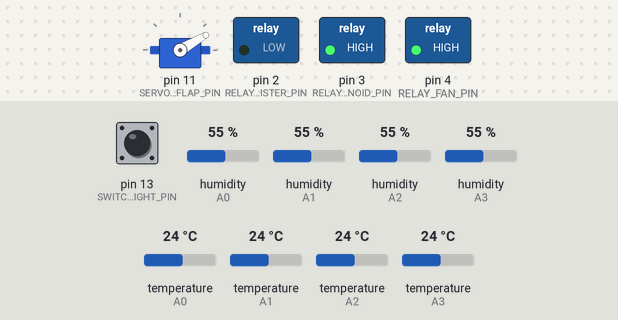
A sketch run on a simulated Arduino Uno, built with avr-gcc and run on an emulated ATmega328P. Parts: servo, switched loads named in the sketch (green lamp = pin HIGH). Inputs (shaded band) come from the test bench; at power-on: pin 13 (SWITCH_WATERHEIGHT_PIN) HIGH, humidity (sensors on A0, A1, A2, A3) 55 %, temperature (sensors on A0, A1, A2, A3) 24 °C. What the sketch prints to the serial monitor is not drawn.

Above: at 0.04 s.
At 2.8 s:
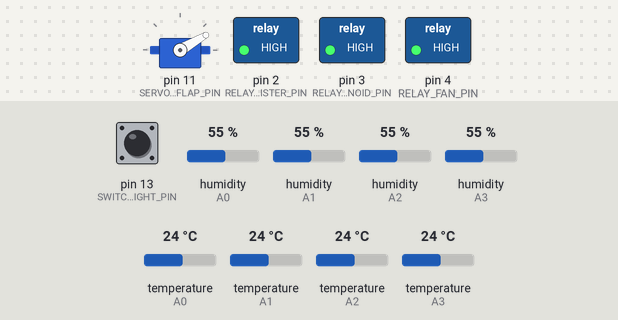
2.9 s: pin 13 (SWITCH_WATERHEIGHT_PIN) pulled LOW for 2.35 s
At 4.2 s:
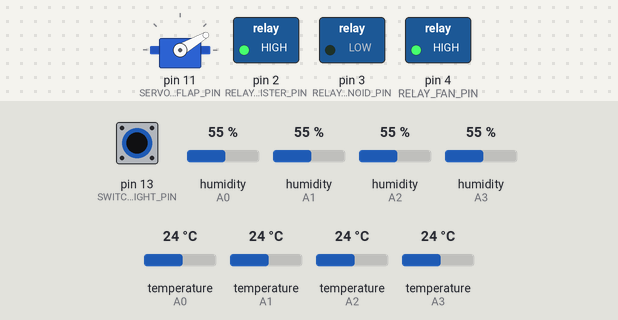
16.6 s: humidity (sensor on A0) set to 22 %
Timing chart, 0 to 19.6 s (numbered marks = the images above; inputs shaded):
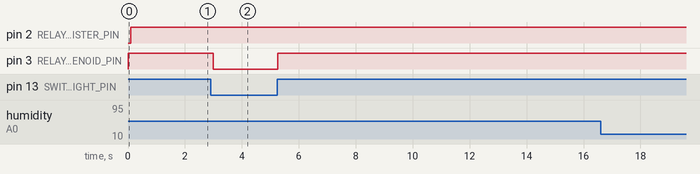

Measured:
- after the input at 2.9 s, pin 3 (RELAY_INFLOWSOLENOID_PIN): HIGH → LOW after 0.10 s, → HIGH 2.2 s later

The sketch:

MushroomAutomationUnoShield.ino
```cpp
#include "definitionsMushAutoUnoShield.h"
#include "servoSwitch.h"
#include "DHT.h"
#include "AirFlowController.h"
#include "HumidityController.h"
extern "C"
{
#include "relay.h"
#include "switch.h"
#include "DigitalTimerSwitch.h"
#include "WaterLevelController.h"
}

#define DEBUG_MODE true
#define TARGET_HUMIDITY 100

//Humidity Object
#define ENTIME_TIMERSWITCH_MISTER 5000
#define DISTIME_TIMERSWITCH_MISTER 0
digTimerSwitch_t timerSwitch_Mister {ENTIME_TIMERSWITCH_MISTER, DISTIME_TIMERSWITCH_MISTER}
;
humidityController_t humidityController;

//AirFlow Object
#define ENTIME_TIMERSWITCH_AIRFLOW 30000		//time in mins
#define DISTIME_TIMERSWITCH_AIRFLOW 120000		//time in mins
digTimerSwitch_t timerSwitch_AirFlow {ENTIME_TIMERSWITCH_AIRFLOW, DISTIME_TIMERSWITCH_AIRFLOW};

airFlowController_t airFlowController;


//Waterlevel Object
waterLevelController_t waterLevelController;

#define ENTIME_TIMERSWITCH_WATERLEVEL 3000
#define DISTIME_TIMERSWITCH_WATERLEVEL 0
digTimerSwitch_t timerSwitch_WaterLevel {ENTIME_TIMERSWITCH_WATERLEVEL, DISTIME_TIMERSWITCH_WATERLEVEL};


//Hardware Objects
relay_t mister {RELAY_MISTER_PIN};
relay_t inflowSolenoid {RELAY_INFLOWSOLENOID_PIN};
relay_t fan {RELAY_FAN_PIN};

switch_t waterHeightSwitch {SWITCH_WATERHEIGHT_PIN};

servoSwitch_t airFlapServo {SERVO_AIRFLAP_PIN, SERVO_AIRFLAP_OPENPOS, SERVO_AIRFLAP_CLOSEPOS};

DHT dht1(DHT1_PIN, 11);
DHT dht2(DHT2_PIN, 11);
DHT dht3(DHT3_PIN, 11);
DHT dht4(DHT4_PIN, 11);

void setup()
{
#pragma region Initilization Code
	Serial.begin(115200);

	//HARDWARE
	initRelay(&mister);
	initRelay(&inflowSolenoid);
	initRelay(&fan);
	initSwitch(&waterHeightSwitch);
	initServoSwitch(&airFlapServo);
	dht1.begin();
	dht2.begin();
	dht3.begin();
	dht4.begin();

	//ABSTRACTIONS
	//AirFlow
	initTimerSwitch(&timerSwitch_AirFlow);
	airFlowController.timerSwitch = &timerSwitch_AirFlow;
	airFlowController.airFlapServo = &airFlapServo;

	//WaterLevel
	initTimerSwitch(&timerSwitch_WaterLevel);
	waterLevelController.timerSwitch = &timerSwitch_WaterLevel;
	waterLevelController.heightSwitch = &waterHeightSwitch;
	waterLevelController.inflowSolenoid = &inflowSolenoid;

	//Humidity
	initTimerSwitch(&timerSwitch_Mister);
	humidityController.timerSwitch_Mister = &timerSwitch_Mister;
	humidityController.dht[0] = &dht1;
	humidityController.dht[1] = &dht2;
	humidityController.dht[2] = &dht3;
	humidityController.dht[3] = &dht4;
	humidityController.mister = &mister;
#pragma endregion

#pragma region Application Code
	//Fan is always on
	enRelay(&fan);

#pragma endregion
}

void loop()
{
	//updateAirFlow(&airFlowController);

	maintainWaterLevel(&waterLevelController);

	getHumidity(&humidityController, DEBUG_MODE);

	maintainHumidity(&humidityController, TARGET_HUMIDITY);
}
```

AirFlowController.cpp
```cpp
#include "AirFlowController.h"

void updateAirFlow(airFlowController_t* airFlowController_obj)
{
	if (isTimerSwitchSetReady(airFlowController_obj->timerSwitch))
	{
		if (airFlowController_obj->timerSwitch->currentStateEn)
		{
			setAirFlow(airFlowController_obj, false);
			disTimerSwitch(airFlowController_obj->timerSwitch);
		}
		else
		{
			setAirFlow(airFlowController_obj, true);
			enTimerSwitch(airFlowController_obj->timerSwitch);
		}
	}
}

static void setAirFlow(airFlowController_t* airFlowController_obj, bool tgtState)
{
	if (tgtState)		//if call is to enable
	{
		openServoSwitch(airFlowController_obj->airFlapServo);
	}
	else
	{
		closeServoSwitch(airFlowController_obj->airFlapServo);
	}
}
```

AirFlowController.h
```cpp
#ifndef AIRFLOWCONTROLLER_H
#define AIRFLOWCONTROLLER_H

#include "Arduino.h"
#include "servoSwitch.h"

extern "C"
{
#include "DigitalTimerSwitch.h"
#include "relay.h"
}


typedef struct
{
	//abstractions
	bool flowEnabled;
	digTimerSwitch_t* timerSwitch;

	//hardware
	servoSwitch_t* airFlapServo;
} airFlowController_t;

void updateAirFlow(airFlowController_t* airFlowController_obj);

static void setAirFlow(airFlowController_t* airFlowController_obj, bool tgtState);

#endif // !AIRFLOWCONTROLLER_H
```

DigitalTimerSwitch.c
```cpp
#include "DigitalTimerSwitch.h"

void initTimerSwitch(digTimerSwitch_t* digTimerSwitch_obj)
{
	disTimerSwitch(digTimerSwitch_obj);
}

bool isTimerSwitchSetReady(digTimerSwitch_t* digTimerSwitch_obj)            //returns whether switch is ready to flip state (On->Off or Off->On)
{
	if (digTimerSwitch_obj->currentStateEn)    //compare against enTime
  {
	  return (getTimerSwitchTimeSinceSet(digTimerSwitch_obj) - digTimerSwitch_obj->enTime) >= 0;
  }
  else                                          //compare against disTime
  {
	  return (getTimerSwitchTimeSinceSet(digTimerSwitch_obj) - digTimerSwitch_obj->disTime) >= 0;
  }
}

void disTimerSwitch(digTimerSwitch_t* digTimerSwitch_obj)
{
	digTimerSwitch_obj->lastSwitchTimestamp = millis();
	digTimerSwitch_obj->currentStateEn = false;
}

void enTimerSwitch(digTimerSwitch_t* digTimerSwitch_obj)
{
	digTimerSwitch_obj->lastSwitchTimestamp = millis();
	digTimerSwitch_obj->currentStateEn = true;
}

static inline long getTimerSwitchTimeSinceSet(digTimerSwitch_t* digTimerSwitch_obj)
{
	return (millis() - digTimerSwitch_obj->lastSwitchTimestamp);
}
```

DigitalTimerSwitch.h
```cpp
#ifndef DIGITALTIMERSWITCH_H
#define DIGITALTIMERSWITCH_H

#include "Arduino.h"

typedef struct
{
  const long enTime;
  const long disTime;
  long lastSwitchTimestamp;
  bool currentStateEn;          //true if current state is enabled
} digTimerSwitch_t;

void initTimerSwitch(digTimerSwitch_t* digTimerSwitch_obj);
bool isTimerSwitchSetReady(digTimerSwitch_t* digTimerSwitch_obj);           //returns whether switch is ready to flip state (On->Off or Off->On)
void disTimerSwitch(digTimerSwitch_t* digTimerSwitch_obj);
void enTimerSwitch(digTimerSwitch_t* digTimerSwitch_obj);

static inline long getTimerSwitchTimeSinceSet(digTimerSwitch_t* digTimerSwitch_obj);

#endif //DIGITALTIMERSWITCH_H
```

HumidityController.cpp
```cpp
#include "HumidityController.h"

void getHumidity(humidityController_t* humidityController_obj, bool enDebug)
{
	int sumHumidity = 0;

	for (int i = 0; i < 4; i++)
	{
		humidityController_obj->sensorHumidity[i] = humidityController_obj->dht[i]->readHumidity();				//Read sensor
		sumHumidity += humidityController_obj->sensorHumidity[i];
	}

	humidityController_obj->averageHumidity = (sumHumidity / 4);

	if (enDebug)
	{
		for (int i = 0; i < 4; i++)
		{
			Serial.print(String(humidityController_obj->sensorHumidity[i]) + ", ");
		}
		Serial.println("Average: " + String(humidityController_obj->averageHumidity) + "\n");
	}
}

void maintainHumidity(humidityController_t* humidityController_obj, float tgtHumidity)
{
	if (isTimerSwitchSetReady(humidityController_obj->timerSwitch_Mister))
	{
		if (humidityController_obj->timerSwitch_Mister->currentStateEn)
		{
			disRelay(humidityController_obj->mister);
			disTimerSwitch(humidityController_obj->timerSwitch_Mister);
		}
		else
		{
			if (humidityController_obj->averageHumidity < tgtHumidity)
			{
				enRelay(humidityController_obj->mister);
				enTimerSwitch(humidityController_obj->timerSwitch_Mister);
			}
		}
	}
}
```

HumidityController.h
```cpp
#ifndef HUMIDITYCONTROLLER_H
#define HUMIDITYCONTROLLER_H

#include "Arduino.h"
#include "DHT.h"

extern "C"
{
#include "relay.h"
#include "DigitalTimerSwitch.h"
}

typedef struct
{
	digTimerSwitch_t* timerSwitch_Mister;

	float sensorHumidity[4] {0, 0, 0, 0};
	float averageHumidity {0};

	//Hardware
	DHT* dht[4];
	relay_t* mister;
} humidityController_t;

void getHumidity(humidityController_t* humidityController_obj, bool enDebug);

void maintainHumidity(humidityController_t* humidityController_obj, float tgtHumidity);

#endif //HUMIDITYCONTROLLER_H
```

WaterLevelController.c
```cpp
#include "WaterLevelController.h"

void maintainWaterLevel(waterLevelController_t* waterLevelController_obj)
{
	if (isTimerSwitchSetReady(waterLevelController_obj->timerSwitch))
	{
		if (waterLevelController_obj->timerSwitch->currentStateEn)
		{
			disRelay(waterLevelController_obj->inflowSolenoid);
			disTimerSwitch(waterLevelController_obj->timerSwitch);
		}
		else
		{
			if (getSwitchState(waterLevelController_obj->heightSwitch))	//if waterLevelSwitch is low
			{
				enRelay(waterLevelController_obj->inflowSolenoid);
				enTimerSwitch(waterLevelController_obj->timerSwitch);
			}
		}
	}
}
```

WaterLevelController.h
```cpp
#ifndef WATERLEVELCONTROLLER_H
#define WATERLEVELCONTROLLER_H

#include "Arduino.h"
#include "DigitalTimerSwitch.h"
#include "relay.h"
#include "switch.h"

typedef struct
{
	//Abstract
	digTimerSwitch_t* timerSwitch;

	//Hardware
	relay_t* inflowSolenoid;
	switch_t* heightSwitch;
} waterLevelController_t;

void maintainWaterLevel(waterLevelController_t* waterLevelController_obj);

#endif //WATERLEVELCONTROLLER_H
```

definitionsMushAutoUnoShield.h
```cpp
#ifndef HARDWAREDEFINITIONS_H
#define HARDWAREDEFINITIONS_H

#define RELAY_MISTER_PIN 2
#define RELAY_INFLOWSOLENOID_PIN 3
#define RELAY_FAN_PIN 4					//400 Litres of Air/Min		|	Container is 56.7812 litres
//#define RELAY_HEATER_PIN 5

#define SERVO_AIRFLAP_PIN 11
#define SERVO_AIRFLAP_OPENPOS 160
#define SERVO_AIRFLAP_CLOSEPOS 30


#define SWITCH_WATERHEIGHT_PIN 13     //PCB definition

#define DHT1_PIN A0
#define DHT2_PIN A1
#define DHT3_PIN A2
#define DHT4_PIN A3

#endif //HARDWAREDEFINITIONS_H
```

relay.c
```cpp
#include "relay.h"

void initRelay(relay_t* relay_obj)
{
	//Setup
	pinMode(relay_obj->pinNumber, OUTPUT);

	//Set intial state
	disRelay(relay_obj);
}

void enRelay(relay_t* relay_obj)			//return if already set
{
	if (relay_obj->enabledState)
	{
		return;
	}
	relay_obj->enabledState = true;
	setRelay(relay_obj);
}

void disRelay(relay_t* relay_obj)
{
	if (!relay_obj->enabledState)			//return if already set
	{
		return;
	}
	relay_obj->enabledState = false;
	setRelay(relay_obj);
}

static void setRelay(relay_t* relay_obj)
{
	if (relay_obj->enabledState)
	{
		digitalWrite(relay_obj->pinNumber, HIGH);
	}
	else
	{
		digitalWrite(relay_obj->pinNumber, LOW);
	}
}
```

relay.h
```cpp
#ifndef RELAY_H
#define RELAY_H

#include "Arduino.h"

typedef struct
{
  const int pinNumber;
  bool enabledState;    //on = true.  off = false.
} relay_t;

void initRelay(relay_t* relay_obj);
void enRelay(relay_t* relay_obj);
void disRelay(relay_t* relay_obj);

static void setRelay(relay_t* relay_obj);

#endif //RELAY_H
```

servoSwitch.cpp
```cpp
#include "servoSwitch.h"

void initServoSwitch(servoSwitch_t* servoSwitch_obj)
{
  //Setup
  servoSwitch_obj->servo.attach(servoSwitch_obj->pinNumber);

  //Set intial state
  closeServoSwitch(servoSwitch_obj);
}

void openServoSwitch(servoSwitch_t* servoSwitch_obj)
{
  servoSwitch_obj->openState = true;
  setAirFlap(servoSwitch_obj);
}

void closeServoSwitch(servoSwitch_t* servoSwitch_obj)
{
  servoSwitch_obj->openState = false;
  setAirFlap(servoSwitch_obj);
}

static void setAirFlap(servoSwitch_t* servoSwitch_obj)
{
  if(servoSwitch_obj->openState)
  {
    servoSwitch_obj->servo.write(servoSwitch_obj->openPos);
  }
  else
  {
    servoSwitch_obj->servo.write(servoSwitch_obj->closePos);
  }
}
```

servoSwitch.h
```cpp
/*  Manages two-state servos (open and closed)
*/
#ifndef SERVOSWITCH_H
#define SERVOSWITCH_H

#include "Arduino.h"
#include <Servo.h>

typedef struct
{
  const int pinNumber;
  const int openPos;
  const int closePos;
  Servo servo;
  bool openState;    //on = true.  off = false.
} servoSwitch_t;

void initServoSwitch(servoSwitch_t* servoSwitch_obj);
void openServoSwitch(servoSwitch_t* servoSwitch_obj);
void closeServoSwitch(servoSwitch_t* servoSwitch_obj);

static void setAirFlap(servoSwitch_t* servoSwitch_obj);    //open or close

#endif //SERVOSWITCH_H
```

switch.c
```cpp
#include "switch.h"

void initSwitch(switch_t* switch_obj)
{
	pinMode(switch_obj->pinNumber, INPUT);
}

bool getSwitchState(switch_t* switch_obj)
{
	switch_obj->state = digitalRead(switch_obj->pinNumber);
	return switch_obj->state;
}
```

switch.h
```cpp
#ifndef SWITCH_H
#define SWITCH_H

#include "Arduino.h"

typedef struct
{
  const int pinNumber;
  bool state;    //on = true.  off = false.
} switch_t;

void initSwitch(switch_t* switch_obj);
bool getSwitchState(switch_t* switch_obj);

#endif //SWITCH_H
```
